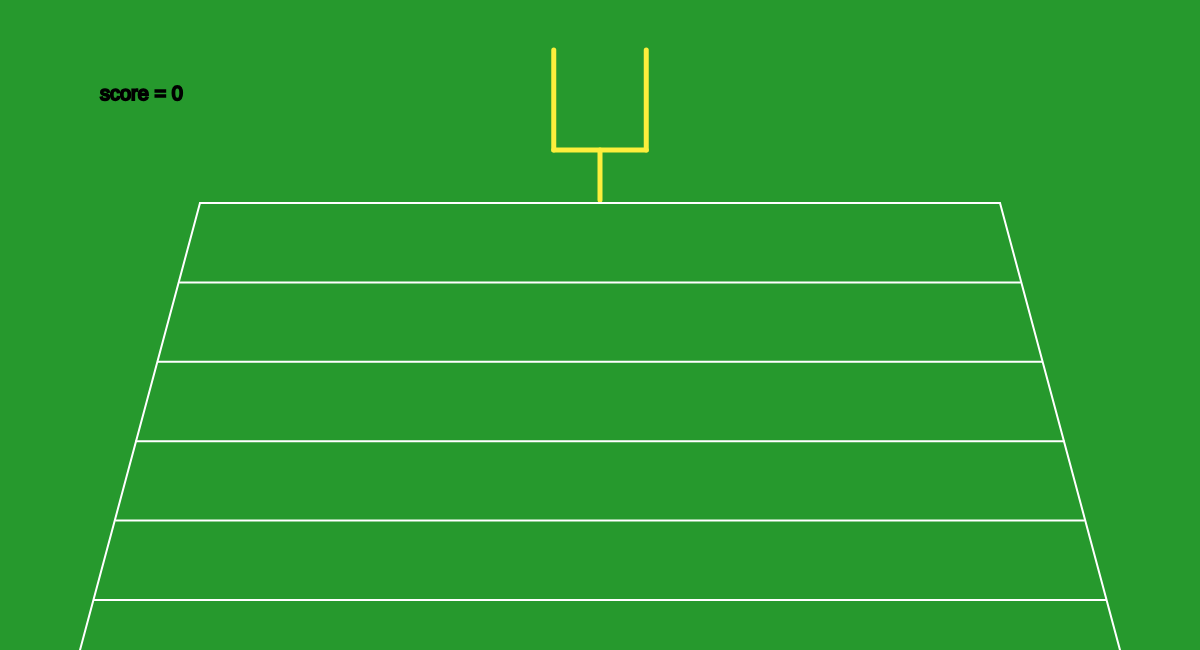
Frame 1 (no input)
Frame 60 (no input): identical to frame 1, image omitted
Frame 120 (the mouse pressed at the canvas centre since frame 60): identical to frame 1, image omitted

The p5.js sketch that drew this single still picture (run headless with seeded random() and noise() and a simulated clock; from frame 60 on, the mouse is pressed at the canvas centre):

// p5.js sketch
// ── sketch.js
//create an empty array called balls
let points=0;
let balls = [];
function setup() {
  createCanvas(1200, 650);

}
function draw(){




  background(38, 153, 45);
  stroke(252, 239, 60);
  strokeWeight(5);
    line(553.75,150,646.25,150);
    line(600,150,600,200);
    line(553.75,150,553.75,50);
    line(646.25,150,646.25,50);
    stroke(255);
    strokeWeight(2);
    line(200,203,1000,203);
    line(200,203,80,650);
    line(1000,203,1120,650);
    line(180,282.4,1020,282.4);
    line(158,361.8,1042,361.8);
    line(136,441.2,1064,441.2);
    line(116,520.6,1084,520.6);
    line(94,600,1106,600);


  scoreboard();




//	draw all the balls in that array
	for (let i = 0; i < balls.length; i++) {
	    balls[i].drawBall();
        balls[i].moveBall();
        balls[i].score();
	  }
}

function keyPressed(){ //every time you push a key, make a new ball from the ball class and add it to the balls array
    let  b = new Ball(600, 500);
    balls.push(b);
    console.log(balls);
}

//ball class from which to create new balls with similar properties.
class Ball {

	constructor(x,y){ //every ball needs an x value and a y value
		    this.x = x;
    		this.y = y;
	}

	drawBall(){
// draw a ball on the screen at x,y
    		stroke(0);
        strokeWeight(1);
    		fill(135, 67, 8);
		    ellipse(this.x,this.y,21,33);
         stroke(0);
            strokeWeight(0.5);
            line(this.x,this.y+16.5,this.x,this.y-16.5);
        stroke(255);
        strokeWeight(1.5);
        line(this.x,this.y+6,this.x,this.y-6);
        strokeWeight(1);
              line(this.x+2,this.y+6,this.x-2,this.y+6);
        line(this.x+2,this.y+4,this.x-2,this.y+4);
        line(this.x+2,this.y+2,this.x-2,this.y+2);
        line(this.x+2,this.y,this.x-2,this.y);
          line(this.x+2,this.y-2,this.x-2,this.y-2);
          line(this.x+2,this.y-4,this.x-2,this.y-4);
            line(this.x+2,this.y-6,this.x-2,this.y-6);




	}

	moveBall(){ //update the location of the ball, so it moves across the screen
		this.x = this.x;
		this.y = this.y-5;
	}

  score(){
     if (this.x >= 553.75 && this.x <= 646.25 && this.y >= 149 && this.y <= 151){
         points = points + 3;
     }
   }

 }
 function scoreboard(){
   stroke(0);
   strokeWeight(2);
   fill(0);
   textSize(20);
   text("score = " + points,100,100);
}
